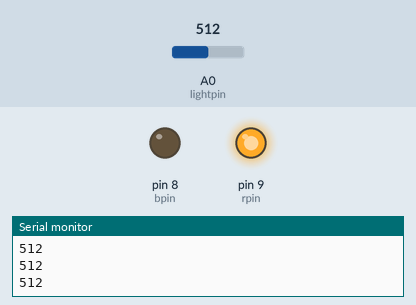
The sketch below on a simulated Arduino Uno, built with avr-gcc and run on an emulated ATmega328P. Shown: output pins drawn as LEDs (lit = HIGH), the last lines printed to the serial monitor. Inputs (shaded band) come from the test bench; at power-on: A0 (lightpin) = 512.

Above: at 1.3 s.
1.4 s: A0 (lightpin) set to 313
3.2 s: A0 (lightpin) set to 288
At 4.9 s:
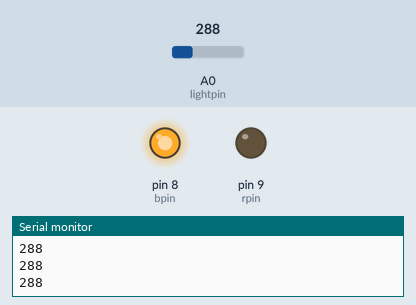
5.5 s: A0 (lightpin) set to 306
At 6.5 s:
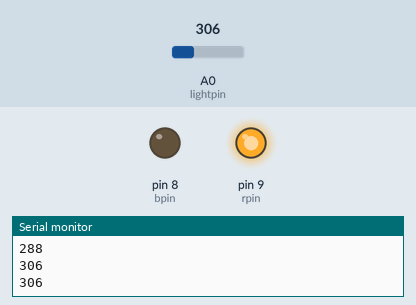
7.5 s: A0 (lightpin) set to 290
At 9.3 s:
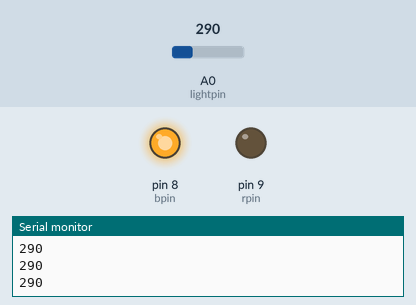
Timing chart, 0 to 10.5 s (numbered marks = the images above; inputs shaded):
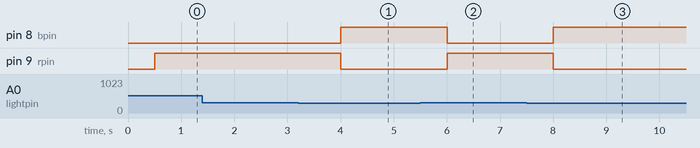

Measured:
- the behaviour switches between 300 and 299 on A0 (lightpin) (found by bisection; images 0 and 1)
- after the input at 3.2 s, pin 8 (bpin): LOW → HIGH after 0.80 s; pin 9 (rpin): HIGH → LOW after 0.80 s
- after the input at 5.5 s, pin 8 (bpin): HIGH → LOW after 0.50 s; pin 9 (rpin): LOW → HIGH after 0.50 s
- after the input at 7.5 s, pin 8 (bpin): LOW → HIGH after 0.51 s; pin 9 (rpin): HIGH → LOW after 0.51 s

The sketch:

LDR_1.ino
```cpp
int lightpin = A0;
int lightval;
int dv = 500;
int rpin = 9;
int bpin = 8;
void setup() {
  // put your setup code here, to run once:
pinMode(lightpin,INPUT);
Serial.begin(9600);
pinMode(rpin,OUTPUT);
pinMode(bpin,OUTPUT);

}

void loop() {
  // put your main code here, to run repeatedly:
lightval = analogRead(lightpin);
Serial.println(lightval);
delay(dv);

if (lightval>300){
  digitalWrite(rpin,HIGH);
  digitalWrite(bpin,LOW);
}
if (lightval<300){
  digitalWrite(rpin,LOW);
  digitalWrite(bpin,HIGH);
}
}
```
